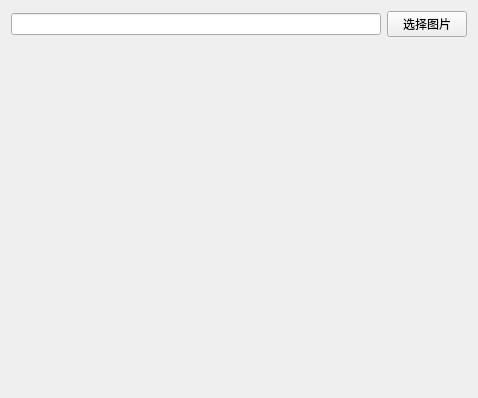
<?xml version="1.0" encoding="UTF-8"?>
<ui version="4.0">
 <class>APixmapAnimation</class>
 <widget class="QWidget" name="APixmapAnimation">
  <property name="geometry">
   <rect>
    <x>0</x>
    <y>0</y>
    <width>478</width>
    <height>398</height>
   </rect>
  </property>
  <property name="windowTitle">
   <string>Form</string>
  </property>
  <layout class="QGridLayout" name="gridLayout">
   <item row="0" column="1">
    <widget class="QLineEdit" name="lineEditPixmapPath"/>
   </item>
   <item row="0" column="2">
    <widget class="QPushButton" name="pushButtonSelecPixamaptPath">
     <property name="text">
      <string>选择图片</string>
     </property>
    </widget>
   </item>
   <item row="1" column="1">
    <spacer name="verticalSpacer">
     <property name="orientation">
      <enum>Qt::Vertical</enum>
     </property>
     <property name="sizeHint" stdset="0">
      <size>
       <width>20</width>
       <height>40</height>
      </size>
     </property>
    </spacer>
   </item>
  </layout>
 </widget>
 <resources/>
 <connections/>
</ui>
